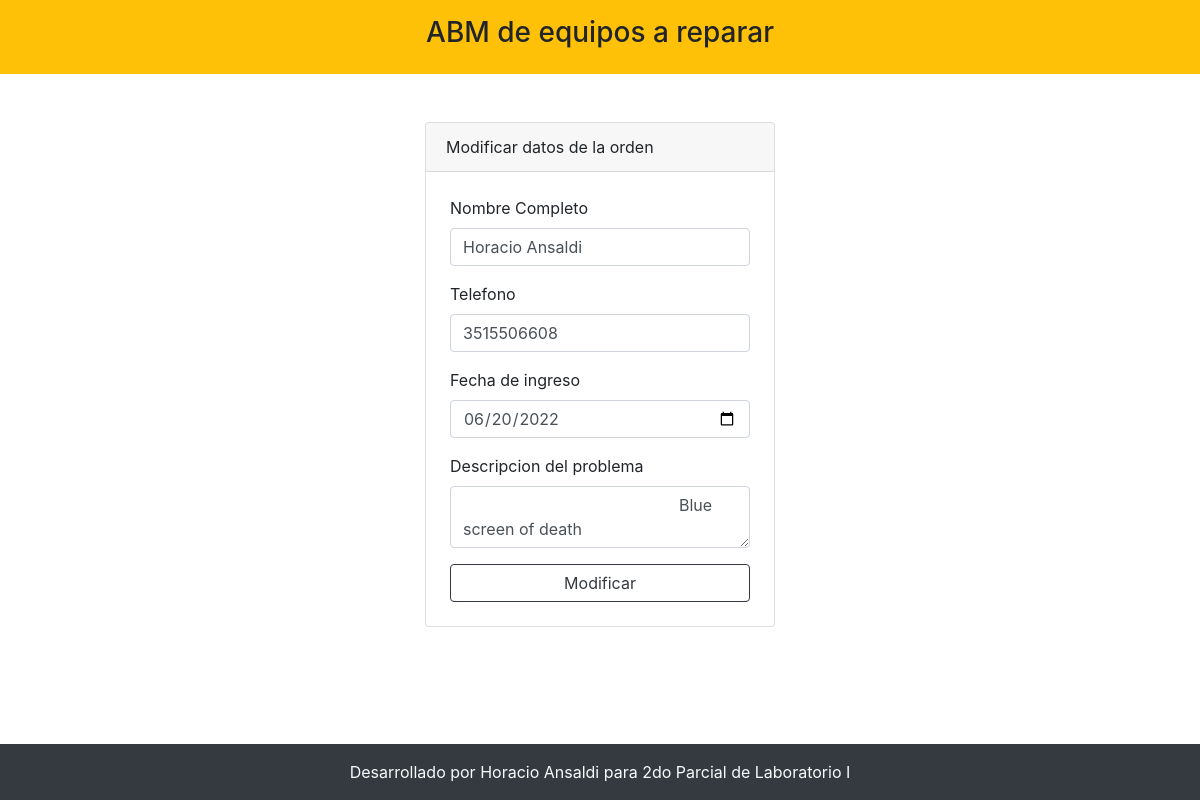
Screenshot of /editar.php?id=1 with the database file from the repository.
### tables this page shows
CREATE TABLE `trabajos` (
  `id` int(11) NOT NULL,
  `nombreCompleto` varchar(50) NOT NULL,
  `telefono` varchar(10) NOT NULL,
  `fechaIngreso` date NOT NULL,
  `descProblema` varchar(1000) NOT NULL,
  `estado` tinyint(1) NOT NULL
);

### editar.php (the view, shortened to what this page needs)
<?php include 'template/header.php' ?>
<?php
include_once 'model/conexion.php';
$id = $_GET['id'];
$sentencia = $bd->prepare("SELECT * FROM trabajos WHERE id=?;");
$sentencia->execute([$id]);
$trabajo = $sentencia->fetch(PDO::FETCH_OBJ);
?>
<div class="container mt-5">
    <div class="row justify-content-center">
        <div class="col-md-4">
        <div class="card">
                <div class="card-header">
                    Modificar datos de la orden
                </div>
                <form action="editarProceso.php" class="p-4" method="POST">
                    <div class="mb-3">
                        <label class="form-label">Nombre Completo</label>
                        <input type="text" class="form-control" name="txtNombreCompleto" value="<?php echo $trabajo->nombreCompleto; ?>" autofocus >
                    </div>
                    <div class="mb-3">
                        <label class="form-label">Telefono</label>
                        <input type="text" class="form-control" name="txtTelefono" value="<?php echo $trabajo->telefono; ?>" autofocus >
                    </div>
                    <div class="mb-3">
                        <label class="form-label">Fecha de ingreso</label>
                        <input type="date" class="form-control" name="dateFechaIngreso" value="<?php echo $trabajo->fechaIngreso; ?>" autofocus >
                    </div>
                    <div class="mb-3">
                        <label class="form-label">Descripcion del problema</label>
                        <textarea type="text" class="form-control" name="txtDescripcionProblema" rows="2";" >
                        <?php echo $trabajo->descProblema; ?>
                        </textarea>
                    </div>
                    <div class="d-grid">
                        <input type="submit" class="btn  btn-outline-dark btn-block" value="Modificar">
                    </div>
                </form>
            </div>
        </div>
    </div>
</div>
<?php include 'template/footer.php' ?>

### rows the page displays
trabajos: txtNombreCompleto "Horacio Ansaldi", txtTelefono "3515506608", dateFechaIngreso "06/20/2022", txtDescripcionProblema "Blue screen of death"
